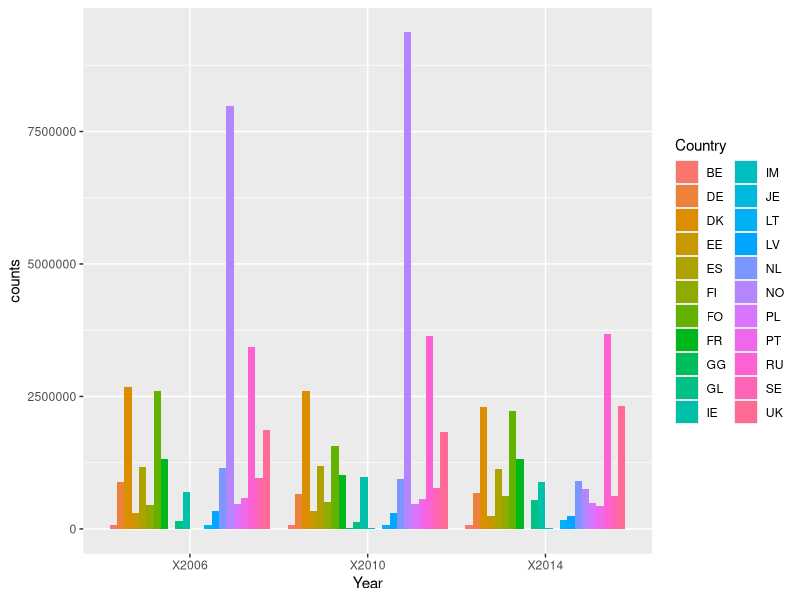
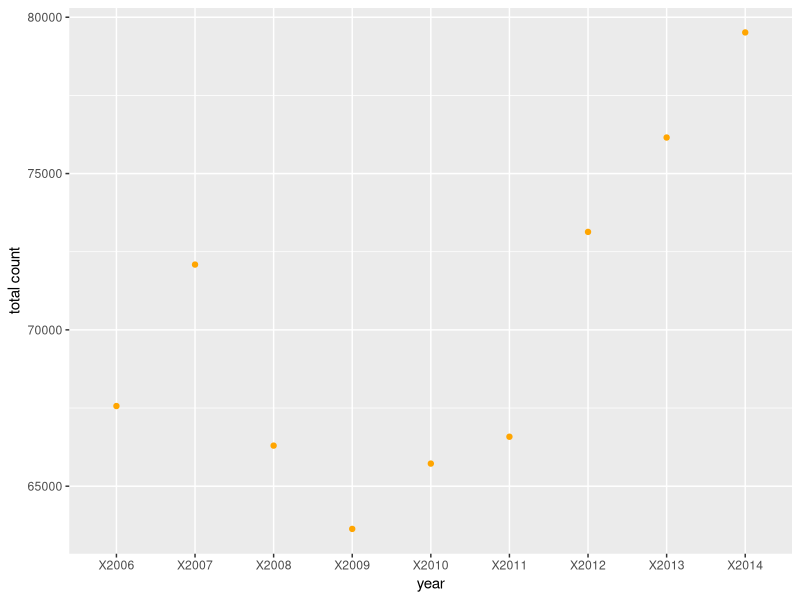
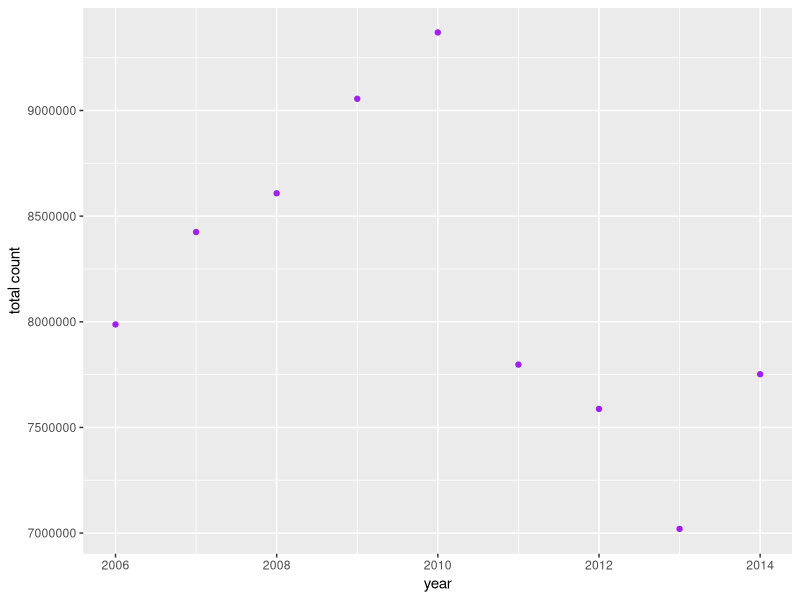
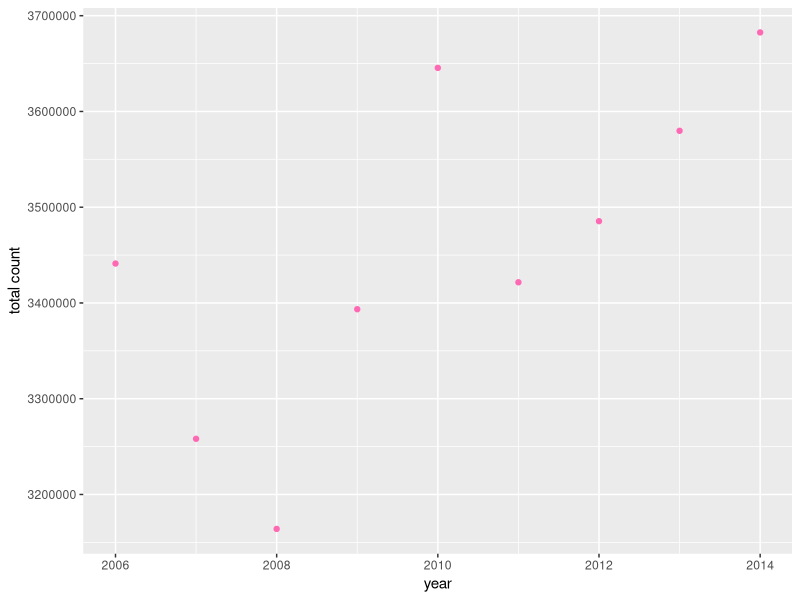
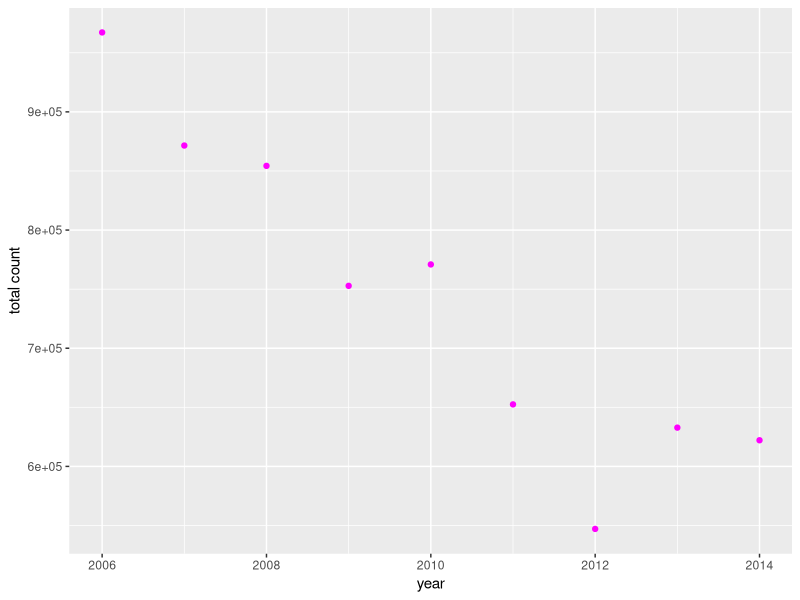
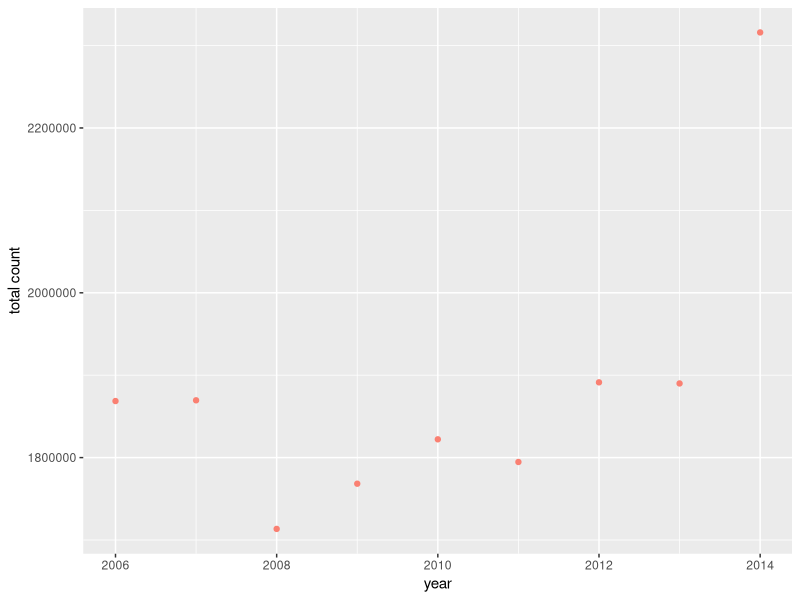
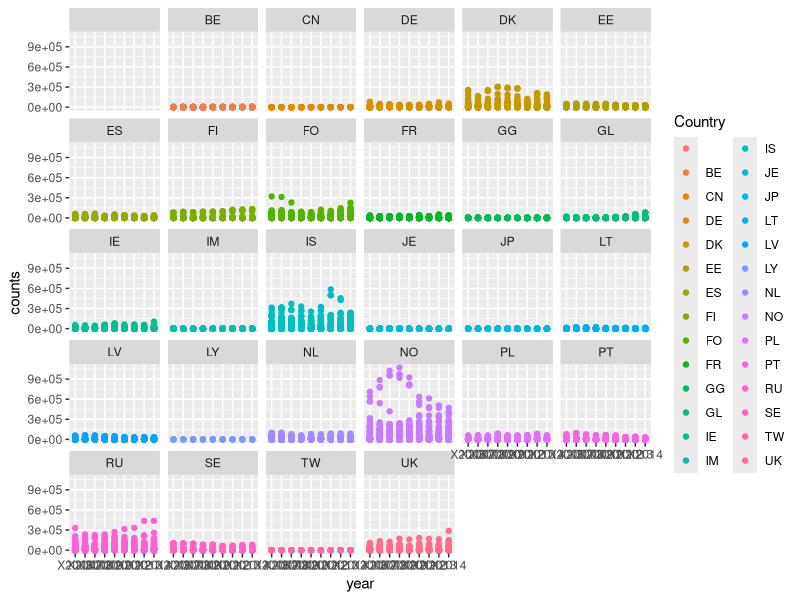

The R script that drew these images, in order:
## ---- chunk 1
library(tidyverse)
library(dplyr)
## ---- chunk 2
all_data<-read.csv("Raw_Data/fish_catches.csv")
head(all_data)
## ---- chunk 3
total_catch<-read.csv("Clean_Data/Total_catch.csv")
head(total_catch)
## ---- chunk 4
total_catch_long<-gather(total_catch,year, counts, -Country)
head(total_catch_long)
## ---- chunk 5
ggplot(total_catch_long, aes(year,counts))+
  geom_bar(aes(fill=Country),stat="identity",position="dodge")+
  labs(x="Year")
## ---- chunk 6
fish_catch<-read.csv("Clean_Data/BelgiumCatch.csv")
head(fish_catch)
## ---- chunk 7
BEdata<- fish_catch %>%
  gather(year, count, X2014:X2013:X2012:X2011:X2010:X2009:X2008:X2007:X2006)
BEdataframe<-data.frame(BEdata)
BE_catch<-BEdata%>%
  select(year,count)
new_BE<-BE_catch%>%
  group_by(year)%>%
  summarize(count=sum(count))
new_BE
## ---- chunk 8
ggplot(new_BE)+
  geom_point(aes(year,count),color="orange")+
  labs(y="total count")
## ---- chunk 9
NO<-all_data%>%
  filter(Country=="NO")%>%
  select(X2014,X2013,X2012,X2011,X2010,X2009,X2008,X2007,X2006)
longNO<-gather(NO)
NO_by_year<-matrix(c(2014, sum(NO$X2014),
       2013, sum(NO$X2013),
       2012, sum(NO$X2012),
       2011, sum(NO$X2011),
       2010, sum(NO$X2010),
       2009, sum(NO$X2009),
       2008, sum(NO$X2008),
       2007, sum(NO$X2007),
       2006, sum(NO$X2006)), nrow=9, ncol=2,byrow=TRUE) 
colnames(NO_by_year)<-c("year","count")
NO_data<-data.frame(NO_by_year)
ggplot(NO_data)+
  geom_point(aes(year,count),color="purple")+
  labs(y="total count")
## ---- chunk 10
RU<-all_data%>%
  filter(Country=="RU")%>%
  select(X2014,X2013,X2012,X2011,X2010,X2009,X2008,X2007,X2006)
longRU<-gather(RU)
RU_by_year<-matrix(c(2014, sum(RU$X2014),
       2013, sum(RU$X2013),
       2012, sum(RU$X2012),
       2011, sum(RU$X2011),
       2010, sum(RU$X2010),
       2009, sum(RU$X2009),
       2008, sum(RU$X2008),
       2007, sum(RU$X2007),
       2006, sum(RU$X2006)), nrow=9, ncol=2,byrow=TRUE) 
colnames(RU_by_year)<-c("year","count")
RU_data<-data.frame(RU_by_year)
ggplot(RU_data)+
  geom_point(aes(year,count), color="hot pink")+
  labs(y="total count")
## ---- chunk 11
SE<-all_data%>%
  filter(Country=="SE")%>%
  select(X2014,X2013,X2012,X2011,X2010,X2009,X2008,X2007,X2006)
longSE<-gather(SE)
SE_by_year<-matrix(c(2014, sum(SE$X2014),
       2013, sum(SE$X2013),
       2012, sum(SE$X2012),
       2011, sum(SE$X2011),
       2010, sum(SE$X2010),
       2009, sum(SE$X2009),
       2008, sum(SE$X2008),
       2007, sum(SE$X2007),
       2006, sum(SE$X2006)), nrow=9, ncol=2,byrow=TRUE) 
colnames(SE_by_year)<-c("year","count")
SE_data<-data.frame(SE_by_year)
ggplot(SE_data)+
  geom_point(aes(year,count),color="magenta")+
  labs(y="total count")
## ---- chunk 12
UK<-all_data%>%
  filter(Country=="UK")%>%
  select(X2014,X2013,X2012,X2011,X2010,X2009,X2008,X2007,X2006)
longUK<-gather(UK)
UK_by_year<-matrix(c(2014, sum(UK$X2014),
       2013, sum(UK$X2013),
       2012, sum(UK$X2012),
       2011, sum(UK$X2011),
       2010, sum(UK$X2010),
       2009, sum(UK$X2009),
       2008, sum(UK$X2008),
       2007, sum(UK$X2007),
       2006, sum(UK$X2006)), nrow=9, ncol=2,byrow=TRUE) 
colnames(UK_by_year)<-c("year","count")
UK_data<-data.frame(UK_by_year)
ggplot(UK_data)+
  geom_point(aes(year,count),color="salmon")+
  labs(y="total count")
## ---- chunk 13
data<-all_data%>%
  select(Country,X2014,X2013,X2012,X2011,X2010,X2009,X2008,X2007,X2006)
long_data<-gather(data, year, counts, -Country)
ggplot(long_data)+
  geom_point(aes(x=year,y=counts,color=Country))+
  facet_wrap(~Country)
